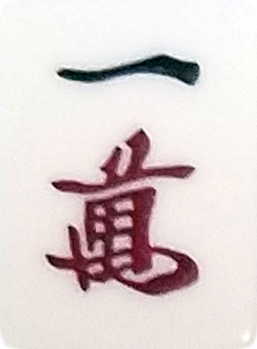
#> input picture DataGenerator/Picture_Data/1m.png, 257 x 349 px; its folder holds only this picture in this run
$ python genarator.py
#> lines starting #> are read from the running program, lines starting #| are printed output that depends on the picture
from PIL import Image,ImageDraw,ImageEnhance,ImageMath
import random
import glob
import numpy as np
import math
#import pandas as pd
import xml.etree.ElementTree as ET
import xml.dom.minidom as md
import homography
#背景描画
backgroud = Image.new('RGB',(610,610),(60,180,110))
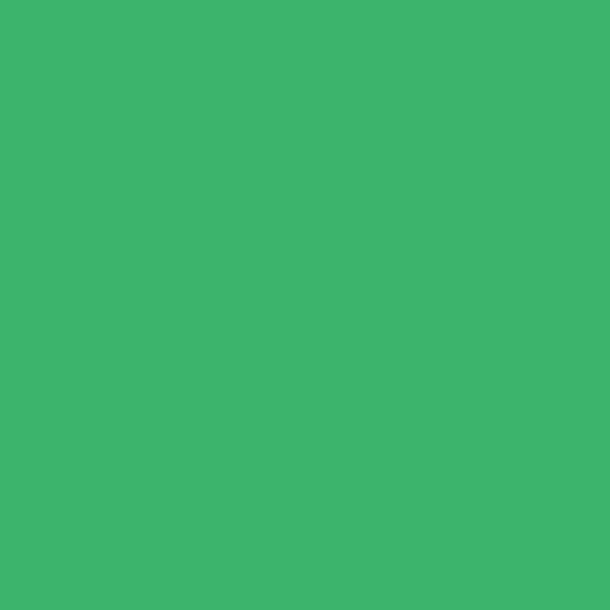
#> backgroud: PIL image 610x610 RGB; mean R, G, B 60, 180, 110
draw = ImageDraw.Draw(backgroud)


#各牌のテンプレ画像をオープンしてリサイズ。257:349=60:80
Pai = []
name = ""
files = glob.glob('./Picture_Data/*.png')
for i in files:
    name = i
    file_start = name.rindex('/')
    file_end = name.rindex('.')
    name = name[file_start+1:file_end]

    pai = Image.open(i)
#> pai is the input picture: PIL image 257x349 RGBA; mean R, G, B, A 221.5, 210.2, 209.8, 254.1
    i = name
    pai = pai.resize((60,80))
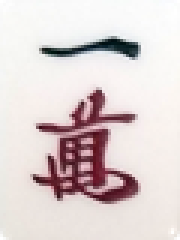
#> pai: PIL image 60x80 RGBA (shown 3 times larger); mean R, G, B, A 221.6, 210.2, 209.8, 254.1; transparent parts drawn white
    Pai.append([pai,i])
#牌を並べる.ランダムに画像を小さくして横に並べる最低7枚。最初の位置を0から100で決定
times = 10000
for j in range(times):
    # xmlファイルを生成
    xml = ET.Element('Annotations')
    folder = ET.SubElement(xml, 'folder')
    folder.text = 'MJdata'
    fileName = ET.SubElement(xml, 'fileName')
    size = ET.SubElement(xml, 'size')
    width = ET.SubElement(size, 'width')
    height = ET.SubElement(size, 'height')
    depth = ET.SubElement(size, 'depth')
    depth.text = '3'
    rate = random.uniform(0.8,3)
    bg = backgroud.copy()
    x,y=random.randrange(0,100),random.randrange(100,400)
    i=0
    data = []
    rand = random.choice([True,False])
    if(rand):
        theta = math.radians(random.uniform(-15,15))
    else:
        theta = math.radians(random.uniform(165, 195))
    while x<430:
        pai = random.choice(Pai)
        pai_image = pai[0]
        pai_image = pai_image.resize((int(30*rate),int(40*rate)))
        #hsv変更
        h,s,v = pai_image.convert("HSV").split()
        delta_h = random.randrange(-25,25)
        delta_s = random.randrange(-25,25)
        delta_v = random.randrange(-25,25)
        h,s,v = ImageMath.eval("h + delta_h",h=h,delta_h = delta_h).convert("L"), \
                ImageMath.eval("s + delta_s",s=s,delta_s = delta_s).convert("L"),\
                ImageMath.eval("v + delta_v",v=v,delta_v = delta_v).convert("L")
        pai_image = Image.merge("HSV",(h,s,v)).convert("RGB")
        #コントラスト変更
        enhancer = ImageEnhance.Brightness(pai_image)
        pai_image = enhancer.enhance(random.uniform(0.5,1.5))
        if i is not 0:
            x, y = int(x + pai_image.width / 2 + random.randrange(0,10)), int(random.uniform(y - 5, y + 5))
        bg.paste(pai_image, (x, y))


        xmn = int(x)
        ymn = int(y)
        xur = int(xmn + pai_image.width)
        yur = int(y)
        xdl = int(x)
        ydl = int(ymn + pai_image.height)
        xmx = int(xmn + pai_image.width)
        ymx = int(ymn + pai_image.height)
        points = [[xmn,ymn],[xur,yur],[xdl,ydl],[xmx,ymx]]
        i += 1
        x, y = int(x + pai_image.width / 2), int(random.uniform(y - 5, y + 5))
        object = ET.SubElement(xml,'object')
        name = ET.SubElement(object,'name')
        name.text = str(pai[1])
        difficult = ET.SubElement(object,'difficult')
        difficult.text = '0'
        bndbox = ET.SubElement(object,'bndbox')
        #回転


        dimension = ((bg.width * abs(math.sin(theta)) + bg.height * abs(math.cos(theta))))/2
        ｒotationMatrix = np.matrix([[math.cos(theta), -1*math.sin(theta)],
                                    [math.sin(theta), math.cos(theta)]])
        quadx = []
        quady = []
        for k in points:
            point = np.matrix([[k[0] - bg.width / 2], [k[1] - bg.height / 2]])
            k[0],k[1] = rotationMatrix * point
            k[0] += dimension
            k[1] += dimension
            quadx.append(int(k[0]))
            quady.append(int(k[1]))
        #print(xy)
        xMin = min(quadx)
        yMin = min(quady)
        xMax = max(quadx)
        yMax = max(quady)
        #print(type(xMin))
        data.append([xMin,yMin,xMax,yMax])
        xmin = ET.SubElement(bndbox,'xmin')
        xmin.text = str(xMin)
        ymin = ET.SubElement(bndbox,'ymin')
        ymin.text = str(yMin)
        xmax = ET.SubElement(bndbox,'xmax')
        xmax.text = str(xMax)
        ymax = ET.SubElement(bndbox,'ymax')
        ymax.text = str(yMax)

    theta = math.degrees(-theta)
#> (the run stopped early here; a loop or call above may not have finished)
